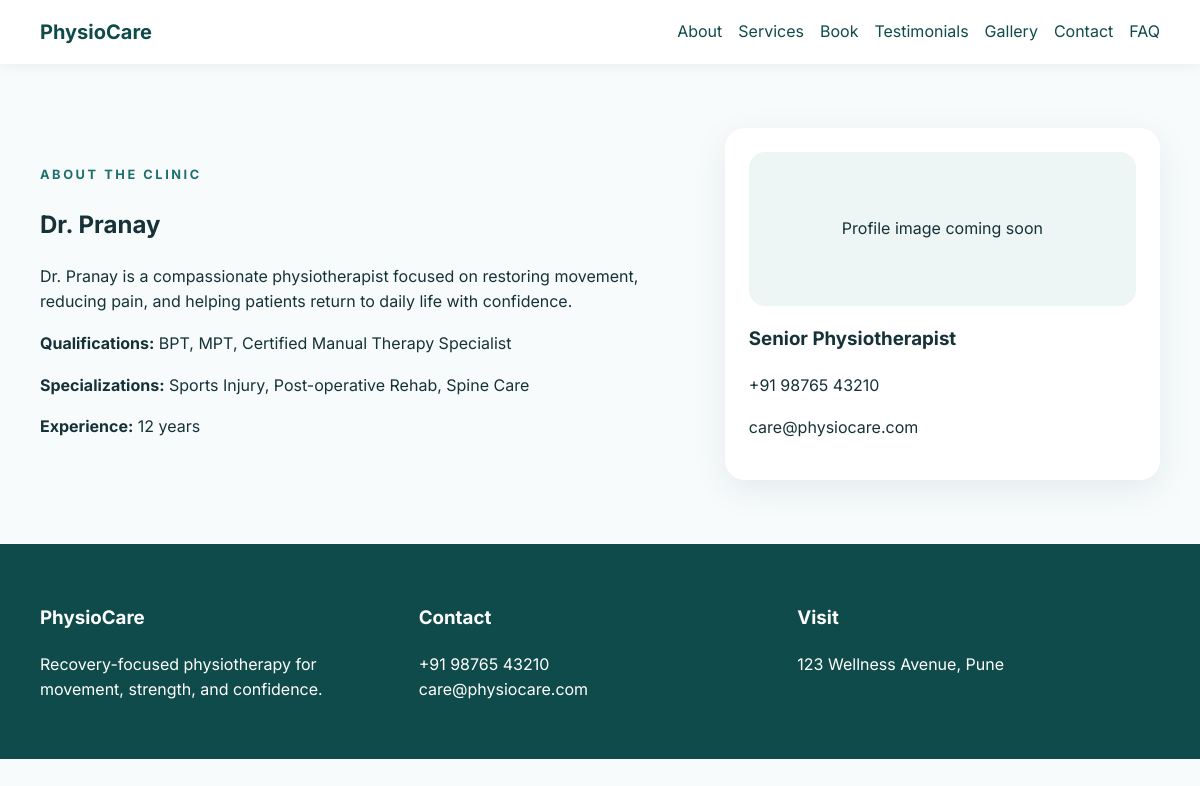
The page /about/ on the database its author committed.
### clinic/models.py (models this page shows, shortened)
class ClinicProfile(models.Model):
    name = models.CharField(max_length=120)
    title = models.CharField(max_length=120, default="Senior Physiotherapist")
    bio = models.TextField(default="Compassionate care for pain relief and recovery.")
    qualifications = models.TextField(default="BPT, MPT")
    certifications = models.TextField(default="Certified Manual Therapist")
    specializations = models.TextField(default="Sports Injury, Posture Correction")
    experience_years = models.PositiveIntegerField(default=10)
    phone = models.CharField(max_length=20, default="+91 98765 43210")
    email = models.EmailField(default="clinic@example.com")
    address = models.TextField(default="123 Wellness Avenue")
    google_maps_link = models.URLField(blank=True)
    consultation_fee = models.PositiveIntegerField(default=1000)
    clinic_timings = models.TextField(default="Mon-Sat: 9am to 7pm")
    profile_image = models.ImageField(upload_to="profiles/", blank=True, null=True)
    facebook_link = models.URLField(blank=True)
    instagram_link = models.URLField(blank=True)
    linkedin_link = models.URLField(blank=True)
    created_at = models.DateTimeField(default=timezone.now)

### clinic/views.py (the view)
# urls.py: path("about/", views.AboutView.as_view(), name="about"),
class AboutView(TemplateView):
    template_name = "about.html"
    def get_context_data(self, **kwargs):
        context = super().get_context_data(**kwargs)
        return context

### clinic/context_processors.py (called while the page is built)
def clinic_profile(request):
    profile = ClinicProfile.objects.first()
    return {"profile": profile}

### templates/about.html (shortened to what this page needs)
{% extends 'base.html' %}
{% block content %}
<section class="section container about-grid">
  <div>
    <p class="eyebrow">About the clinic</p>
    <h1>{{ profile.name|default:'Dr. Pranay' }}</h1>
    <p>{{ profile.bio }}</p>
    <p><strong>Qualifications:</strong> {{ profile.qualifications }}</p>
    <p><strong>Specializations:</strong> {{ profile.specializations }}</p>
    <p><strong>Experience:</strong> {{ profile.experience_years }} years</p>
  </div>
  <div class="card">
    {% if profile.profile_image %}
    <img class="profile-image" src="{{ profile.profile_image.url }}" alt="{{ profile.name }}" />
    {% else %}
    <div class="placeholder">Profile image coming soon</div>
    {% endif %}
    <h3>{{ profile.title }}</h3>
    <p>{{ profile.phone }}</p>
    <p>{{ profile.email }}</p>
  </div>
</section>
{% endblock %}

### templates/base.html (shortened to what this page needs)
{% load static %}
<!DOCTYPE html>
<html lang="en">
  <head>
    <link rel="stylesheet" href="https://cdnjs.cloudflare.com/ajax/libs/font-awesome/6.5.2/css/all.min.css" />
    <link rel="stylesheet" href="{% static 'css/style.css' %}" />
  </head>
  <body>
    <header class="site-header">
      <div class="container nav-wrap">
        <a class="brand" href="{% url 'home' %}">PhysioCare</a>
        <nav class="nav-links">
          <a href="{% url 'about' %}">About</a>
          <a href="{% url 'services' %}">Services</a>
          <a href="{% url 'booking' %}">Book</a>
          <a href="{% url 'testimonials' %}">Testimonials</a>
          <a href="{% url 'gallery' %}">Gallery</a>
          <a href="{% url 'contact' %}">Contact</a>
          <a href="{% url 'faq' %}">FAQ</a>
        </nav>
      </div>
    </header>
    <main>
      {% block content %}{% endblock %}
    </main>
    <footer class="site-footer">
      <div class="container footer-grid">
        <div>
          <h3>PhysioCare</h3>
          <p>Recovery-focused physiotherapy for movement, strength, and confidence.</p>
        </div>
        <div>
          <h3>Contact</h3>
          <p>{{ profile.phone|default:'+' }}<br />{{ profile.email|default:'contact@physiocare.com' }}</p>
        </div>
        <div>
          <h3>Visit</h3>
          <p>{{ profile.address|default:'123 Wellness Avenue' }}</p>
        </div>
      </div>
    </footer>
  </body>
</html>

### static/css/style.css (style rules this page uses)
:root { --primary: #1d6f6d; --primary-dark: #0f4b4a; --accent: #f0b56d; --bg: #f7fbfc; --text: #163238; --muted: #5f7480; }
* { box-sizing: border-box; }
body { margin: 0; font-family: 'Inter', sans-serif; color: var(--text); background: var(--bg); line-height: 1.6; }
a { color: var(--primary-dark); text-decoration: none; }
.container { width: min(1120px, calc(100% - 2rem)); margin: 0 auto; }
.site-header { background: white; position: sticky; top: 0; z-index: 20; box-shadow: 0 2px 12px rgba(0,0,0,.06); }
.nav-wrap { display: flex; justify-content: space-between; align-items: center; padding: 1rem 0; }
.brand { font-size: 1.25rem; font-weight: 700; color: var(--primary-dark); }
.nav-links { display: flex; gap: 1rem; flex-wrap: wrap; }
.hero-grid, .about-grid, .contact-grid, .booking-grid { display: grid; gap: 2rem; grid-template-columns: 1.2fr .8fr; align-items: center; }
.eyebrow { text-transform: uppercase; letter-spacing: .2em; font-size: .8rem; color: var(--primary); font-weight: 700; }
.section { padding: 4rem 0; }
.card, .form-card, .hero-card { background: white; border-radius: 20px; padding: 1.5rem; box-shadow: 0 10px 35px rgba(16, 57, 61, .08); }
.placeholder { background: #eef5f5; padding: 4rem 1rem; text-align: center; border-radius: 16px; }
.site-footer { padding: 2.5rem 0; background: var(--primary-dark); color: white; }
.footer-grid { display: grid; grid-template-columns: repeat(3, minmax(0,1fr)); gap: 1rem; }

### rows shown on the page
ClinicProfile: name "Dr. Pranay", bio "Dr. Pranay is a compassionate physiotherapist focused on restoring movement, reducing pain, and helping patients return to daily life with confidence.", qualifications "BPT, MPT, Certified Manual Therapy Specialist", specializations "Sports Injury, Post-operative Rehab, Spine Care", experience_years "12", title "Senior Physiotherapist", phone "+91 98765 43210", email "care@physiocare.com", address "123 Wellness Avenue, Pune"
